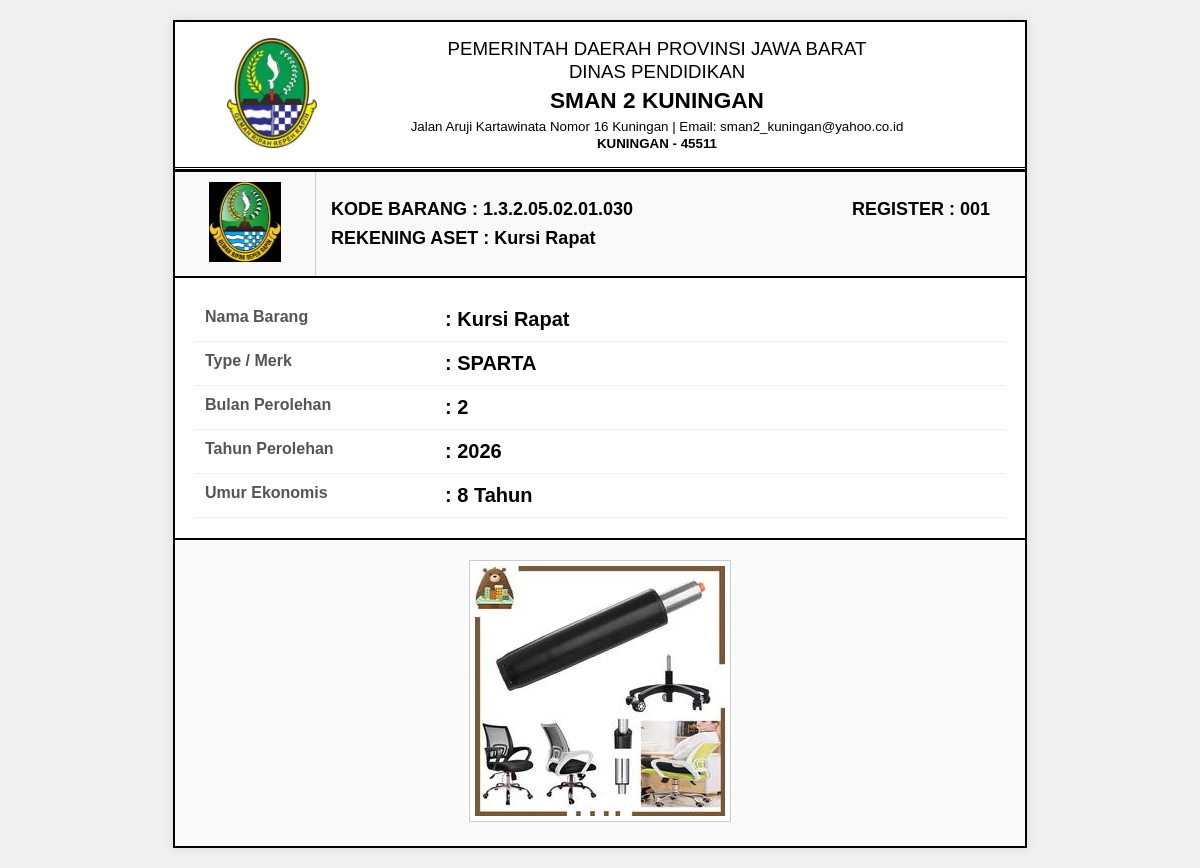
The page /salur.php?id_penyaluran=151 on the database its author committed.
### tables this page shows
CREATE TABLE `kop_surat` (
  `id` int(11) NOT NULL,
  `nama_provinsi` varchar(150) DEFAULT NULL,
  `nama_dinas` varchar(150) DEFAULT NULL,
  `nama_instansi` varchar(150) DEFAULT NULL,
  `alamat` text DEFAULT NULL,
  `email` varchar(150) DEFAULT NULL,
  `logo` varchar(255) DEFAULT NULL,
  `logo_sekolah` varchar(255) DEFAULT NULL,
  `nama_kepala_sekolah` varchar(150) DEFAULT NULL,
  `nip_kepala_sekolah` varchar(50) DEFAULT NULL,
  `pangkat_kepala_sekolah` varchar(100) DEFAULT NULL,
  `nama_wakasek_sarpras` varchar(150) DEFAULT NULL,
  `nip_wakasek_sarpras` varchar(50) DEFAULT NULL,
  `pangkat_wakasek_sarpras` varchar(100) DEFAULT NULL,
  `nama_pengurus_barang` varchar(150) DEFAULT NULL,
  `nip_pengurus_barang` varchar(50) DEFAULT NULL,
  `pangkat_pengurus_barang` varchar(100) DEFAULT NULL,
  `created_at` timestamp NOT NULL DEFAULT current_timestamp(),
  `kota` varchar(100) DEFAULT NULL,
  `kode_pos` varchar(10) DEFAULT NULL,
  `nama_sekolah` varchar(150) DEFAULT NULL,
  `kota_kab` varchar(100) DEFAULT NULL,
  `kode_sub_pengguna` varchar(50) DEFAULT NULL,
  `kode_wilayah` varchar(50) DEFAULT NULL,
  `id_sekolah` int(11) DEFAULT 1
);

CREATE TABLE `data_barang` (
  `id` int(11) NOT NULL,
  `no_urut` int(11) DEFAULT NULL,
  `kode_barang` varchar(50) DEFAULT NULL,
  `reg` varchar(50) DEFAULT NULL,
  `nama_jenis_barang` varchar(255) DEFAULT NULL,
  `merek_type` varchar(255) DEFAULT NULL,
  `no_identitas` text DEFAULT NULL,
  `bahan` varchar(100) DEFAULT NULL,
  `asal_perolehan` varchar(150) DEFAULT NULL,
  `tanggal_perolehan` int(11) DEFAULT NULL,
  `bulan_perolehan` varchar(20) DEFAULT NULL,
  `tahun_perolehan` year(4) DEFAULT NULL,
  `ukuran_konstruksi` varchar(100) DEFAULT NULL,
  `satuan` varchar(50) DEFAULT NULL,
  `keadaan_barang` enum('B','RR','RB') DEFAULT NULL,
  `volume` int(11) DEFAULT NULL,
  `harga_satuan` decimal(15,2) DEFAULT NULL,
  `keterangan` text DEFAULT NULL,
  `created_at` timestamp NOT NULL DEFAULT current_timestamp(),
  `foto` varchar(255) DEFAULT NULL,
  `id_sekolah` int(11) DEFAULT 1
);

CREATE TABLE `kode_barang` (
  `id` int(11) NOT NULL,
  `kode_barang` varchar(50) NOT NULL,
  `uraian` varchar(255) NOT NULL,
  `kodering_aset` varchar(50) NOT NULL,
  `jenis_aset` varchar(50) NOT NULL,
  `umur_ekonomis` int(3) NOT NULL
);

### salur.php (the view, shortened to what this page needs)
<?php
include "koneksi.php";
$id_url  = $_GET['id_penyaluran'] ?? $_GET['id'] ?? $_GET['id_barang'] ?? 0;
$reg_url = $_GET['reg'] ?? '';
$q = mysqli_query($conn, "SELECT * FROM data_barang WHERE id='$id_url' LIMIT 1");
$d = mysqli_fetch_assoc($q);
$raw_reg = !empty($reg_url) ? $reg_url : ($d['reg'] ?? '1');
$register_final = str_pad((int)$raw_reg, 3, "0", STR_PAD_LEFT);
$id_sekolah_barang = $d['id_sekolah'] ?? 0;
$qKop = mysqli_query($conn, "SELECT * FROM kop_surat WHERE id_sekolah='$id_sekolah_barang' LIMIT 1");
$kop  = mysqli_fetch_assoc($qKop);
$kode_brg = $d['kode_barang'] ?? '';
$qKode = mysqli_query($conn, "SELECT * FROM kode_barang WHERE kode_barang='$kode_brg'");
$kode  = mysqli_fetch_assoc($qKode);
$fotoBarang = $d['foto'] ?? '';
?>
<!DOCTYPE html>
<html>
<head>
</head>
<body>
<div class="kartu">
    <div class="header-kop">
        <table width="100%" cellpadding="0" cellspacing="0" border="0">
            <tr>
                <td width="20%" align="center" valign="middle">
                    <?php
                    $logoKiri = 'upload_kop/'.$kop['logo'];
                    if(!empty($kop['logo']) && file_exists($logoKiri)){
                        echo '<img src="'.$logoKiri.'" height="110" style="max-width: 140px; object-fit: contain;">';
                    }
                    ?>
                </td>
                <td width="80%" align="center" valign="middle">
                    <div style="line-height: 1.25; padding-right: 50px;">
                        <span style="font-size: 14pt; display: block;"><?= strtoupper($kop['nama_provinsi']); ?></span>
                        <span style="font-size: 14pt; display: block;"><?= strtoupper($kop['nama_dinas']); ?></span>
                        <b style="font-size: 17pt; display: block; margin-top: 2px;"><?= strtoupper($kop['nama_sekolah']); ?></b>
                        <div style="margin-top: 5px;">
                            <span style="font-size: 10pt; display: block;"><?= $kop['alamat']; ?> | Email: <?= $kop['email']; ?></span>
                            <b style="font-size: 10pt; display: block;"><?= strtoupper($kop['kota']); ?> - <?= $kop['kode_pos']; ?></b>
                        </div>
                    </div>
                </td>
            </tr>
        </table>
    </div>
    <div class="kode-box">
        <div class="logo-sekolah-kecil">
            <?php
            $logoKanan = 'upload_kop/'.$kop['logo_sekolah'];
            if(!empty($kop['logo_sekolah']) && file_exists($logoKanan)){
                echo '<img src="'.$logoKanan.'" height="80" style="max-width: 100px; object-fit: contain;">';
            } else {
                echo '<small style="color:#ccc">Logo Sekolah</small>';
            }
            ?>
        </div>
        <div class="info-kode">
            <div class="baris">
                <div>KODE BARANG : <?= $d['kode_barang']; ?></div>
                <div style="margin-right: 20px;">REGISTER : <?= $register_final; ?></div>
            </div>
            <div style="font-size: 18px; margin-top: 8px; font-weight: bold; color: #000;">
                REKENING ASET : <?= $kode['jenis_aset'] ?? '-'; ?>
            </div>
        </div>
    </div>
    <div class="detail">
        <table>
            <tr>
                <td class="label">Nama Barang</td>
                <td class="value">: <?= $d['nama_jenis_barang']; ?></td>
            </tr>
            <tr>
                <td class="label">Type / Merk</td>
                <td class="value">: <?= $d['merek_type'] ?? $d['merk'] ?? '-'; ?></td>
            </tr>
            <tr>
                <td class="label">Bulan Perolehan</td>
                <td class="value">: <?= $d['bulan_perolehan']; ?></td>
            </tr>
            <tr>
                <td class="label">Tahun Perolehan</td>
                <td class="value">: <?= $d['tahun_perolehan']; ?></td>
            </tr>
            <tr>
                <td class="label">Umur Ekonomis</td>
                <td class="value">: <?= $kode['umur_ekonomis'] ?? '-'; ?> Tahun</td>
            </tr>
        </table>
    </div>
    <div class="foto">
        <?php if(!empty($fotoBarang) && file_exists("upload/".$fotoBarang)): ?>
            <img src="upload/<?= $fotoBarang; ?>">
        <?php else: ?>
            <p style="color:#999; padding: 20px; border: 1px dashed #ccc;"><i>Foto tidak tersedia</i></p>
        <?php endif; ?>
    </div>
</div>
</body>
</html>

### salur.php (style rules this page uses)
body { font-family: Arial, sans-serif; background: #f0f0f0; padding: 20px; margin: 0; }
.kartu { width: 850px; margin: auto; border: 2px solid #000; background: #fff; box-shadow: 0 0 10px rgba(0,0,0,0.1); }
.header-kop { border-bottom: 3px double #000; padding: 15px; }
.kode-box { border-top: 2px solid #000; border-bottom: 2px solid #000; background: #f9f9f9; display: table; width: 100%; }
.logo-sekolah-kecil { display: table-cell; width: 120px; vertical-align: middle; text-align: center; border-right: 1px solid #ccc; padding: 10px; }
.info-kode { display: table-cell; vertical-align: middle; padding: 15px; }
.baris { display: flex; justify-content: space-between; font-weight: bold; font-size: 18px; }
.detail { padding: 20px; font-size: 16px; }
.detail table { width: 100%; border-collapse: collapse; }
.detail td { padding: 10px; border-bottom: 1px solid #eee; vertical-align: top; }
.label { width: 220px; font-weight: bold; color: #555; }
.value { font-weight: bold; font-size: 20px; color: #000; }
.foto { text-align: center; padding: 20px; border-top: 2px solid #000; background: #fafafa; }
.foto img { max-height: 350px; border: 1px solid #ccc; padding: 5px; background: #fff; }

### rows shown on the page
kop_surat: logo (picture), nama_provinsi "PEMERINTAH DAERAH PROVINSI JAWA BARAT", nama_dinas "DINAS PENDIDIKAN", nama_sekolah "SMAN 2 KUNINGAN", alamat "Jalan Aruji Kartawinata Nomor 16 Kuningan", email "sman2_kuningan@yahoo.co.id", kota "KUNINGAN", kode_pos "45511", logo_sekolah (picture)
data_barang: kode_barang "1.3.2.05.02.01.030", reg "001", nama_jenis_barang "Kursi Rapat", merek_type "SPARTA", bulan_perolehan "2", tahun_perolehan "2026", foto (picture)
kode_barang: jenis_aset "Kursi Rapat", umur_ekonomis "8"
